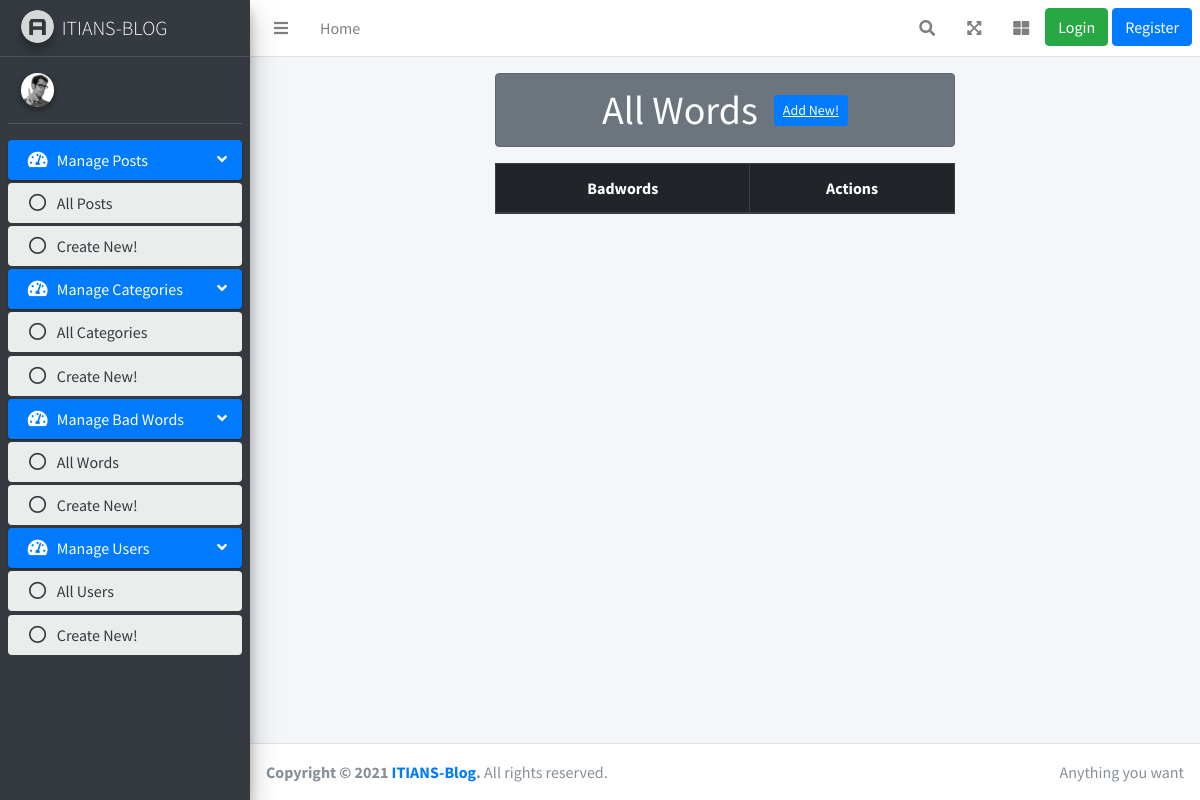
Before: /auth/badwords with the older database file.
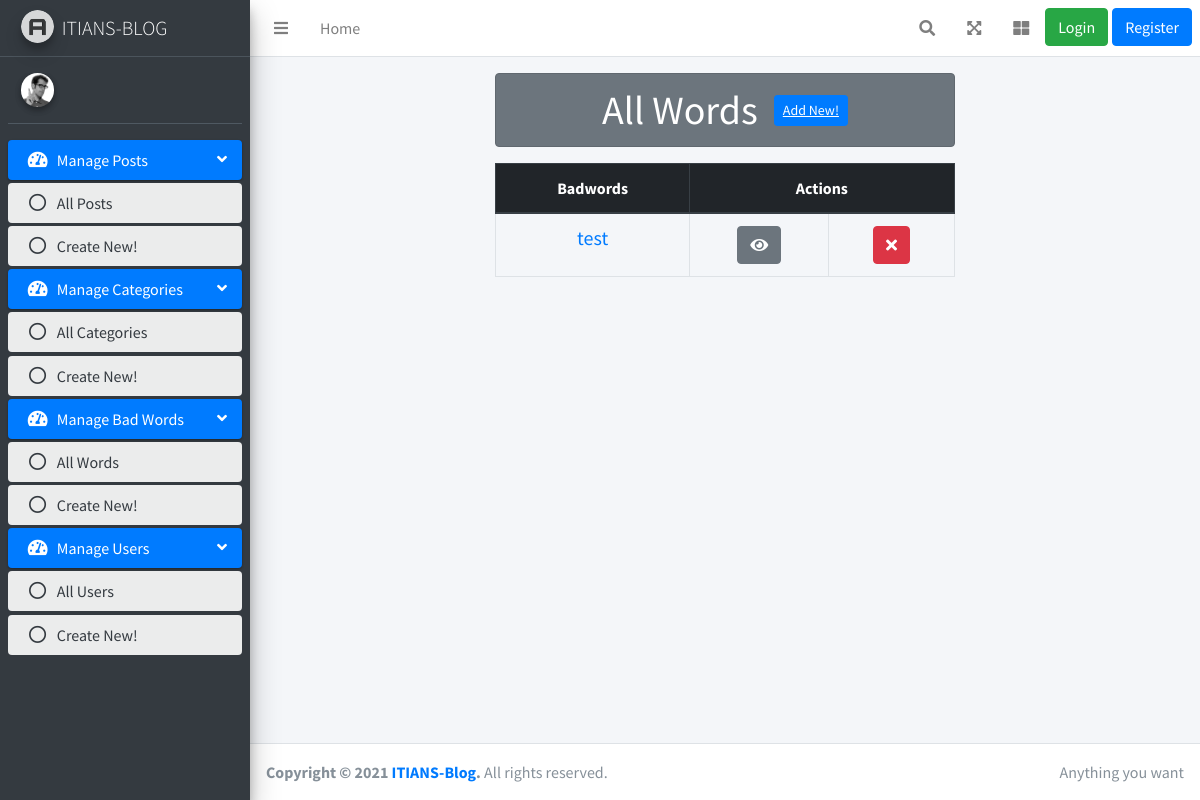
After: the same page with the newer database file.
### posts/models.py (models this page shows, shortened)
class Badwords(models.Model):
    badword = models.CharField(max_length=30)

### dashboard/views.py (the view)
# urls.py: path("auth/badwords", views.all_badwords),
def all_badwords(request):
    badwords = Badwords.objects.all()
    context = {"data": badwords}
    return render(request, 'auth/dashboard/badwords/badwords.html', context)

### dashboard/templates/auth/dashboard/badwords/badwords.html (shortened to what this page needs)
{%extends 'dashboard/layout/base.html'%}
{%block body_block %}
<div class="row">
    <div class="col-6 offset-3">
        <div class=" mt-3 text-center">
            <h1 class="alert alert-secondary">All Words
                <a href="/auth/add/badword" class="btn btn-sm btn-primary mb-2 ml-2">Add New!</a>
            </h1>
        </div>
        <table class="table table-bordered text-center">
            <thead class="thead-dark">
                <tr>
                    <th scope="col">Badwords</th>
                    <th scope="col" colspan="2">Actions</th>
                </tr>
            </thead>
            <tbody>
                {%for badword in data%}
                <tr>
                    <td><a href="/auth/badword_details/{{badword.id}}"><h5>{{badword.badword}}</h5></a></td>
                    <td><a href="/auth/badword/edit/{{badword.id}}" class="btn btn-secondary"><i class="fas fa-eye"></a></td>
                    <td><a href="/auth/badword/delete/{{badword.id}}" class="btn btn-danger"><i class="fas fa-times"></a></td>
                </tr>
                {%endfor%}
            </tbody>
        </table>
    </div>
</div>
{% endblock %}

Changed rows visible on the page:
added Badwords: badword "test"
